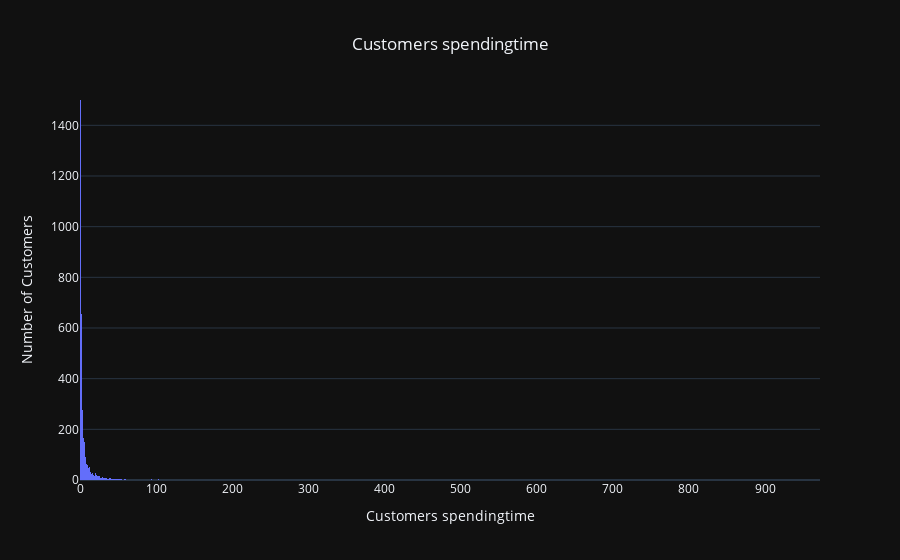

The notebook cell this image was saved under:
### Code cell
# plot histogram
hist_fig = px.histogram(x=ctm_dt['spendingtime'], 
                        title="Customers spendingtime", 
                        template= "plotly_dark" 
                       )

hist_fig.update_layout(title_x=0.5, 
                       xaxis_title="Customers spendingtime", 
                       yaxis_title="Number of Customers"
                      )
hist_fig.update_yaxes(range = [0,1500])
hist_fig.show(config={'displaylogo': False})

### Figure 1 — Plotly figure (JSON) as saved in the notebook; plotly's stock layout.template omitted (floating-point values rounded to 4 significant figures; data arrays with more than 128 entries replaced by an {"elided": "..."} marker saying what was removed)
{"data": [{"alignmentgroup": "True", "bingroup": "x", "hovertemplate": "x=%{x}<br>count=%{y}<extra></extra>", "legendgroup": "", "marker": {"color": "#636efa", "pattern": {"shape": ""}}, "name": "", "offsetgroup": "", "orientation": "v", "showlegend": false, "type": "histogram", "x": {"elided": "17019 float values"}, "xaxis": "x", "yaxis": "y"}], "layout": {"barmode": "relative", "legend": {"tracegroupgap": 0}, "title": {"text": "Customers spendingtime", "x": 0.5}, "xaxis": {"anchor": "y", "domain": [0, 1], "title": {"text": "Customers spendingtime"}}, "yaxis": {"anchor": "x", "domain": [0, 1], "range": [0, 1500], "title": {"text": "Number of Customers"}}}}
